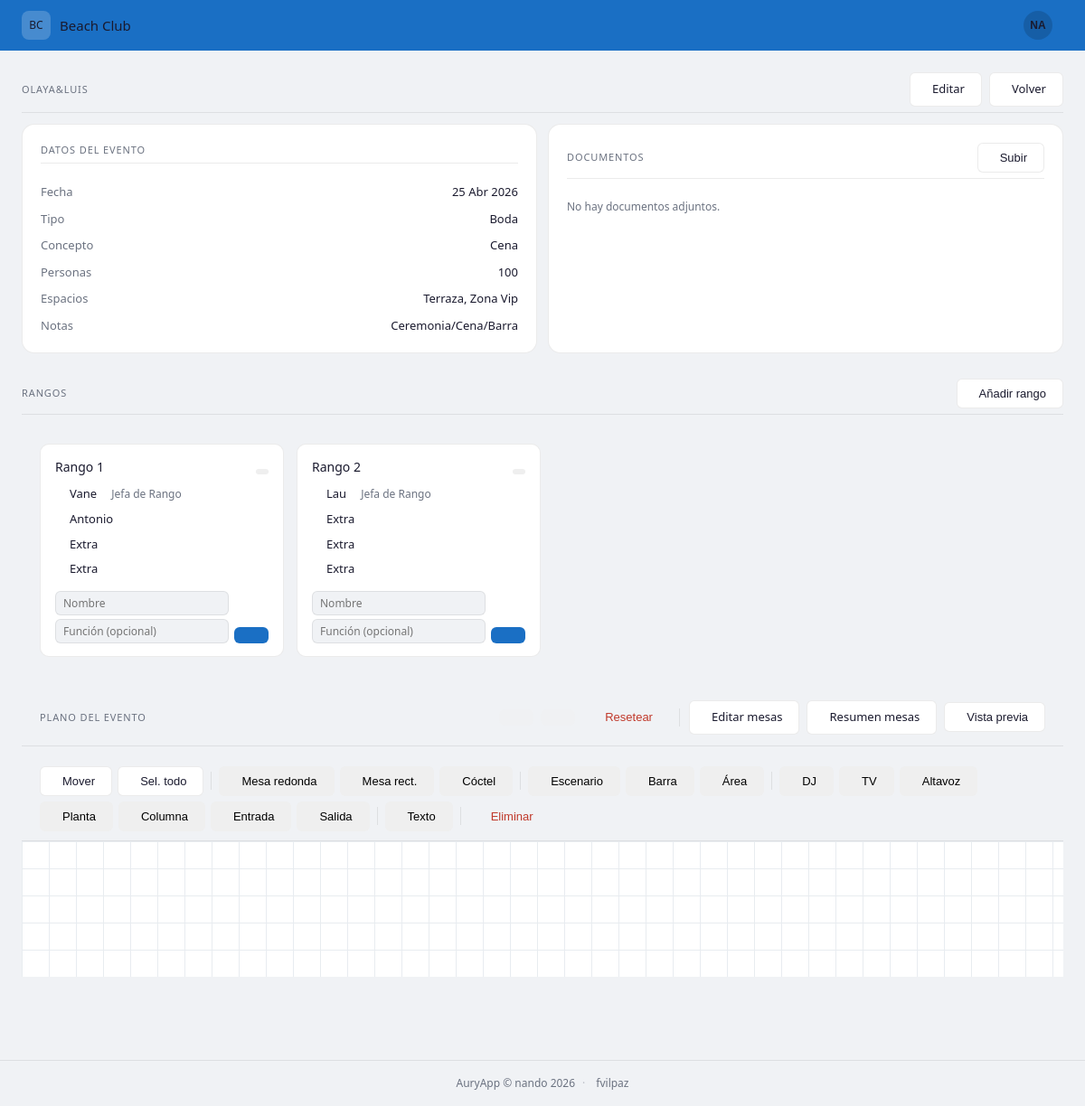
Screenshot of /eventos/4/ (signed in) with the database file from the repository.
### core/models.py (models this page shows, shortened)
class Evento(models.Model):
    TIPO_CHOICES = [
        ('boda', 'Boda'),
        ('graduacion', 'Graduación'),
        ('comunion', 'Comunión'),
        ('gala', 'Gala'),
        ('preboda', 'Preboda'),
        ('otro', 'Otro'),
    ]
    CONCEPTO_CHOICES = [
        ('cena', 'Cena'),
        ('comida', 'Comida'),
        ('almuerzo', 'Almuerzo'),
        ('barbacoa', 'Barbacoa'),
        ('cocktail', 'Cocktail'),
        ('barra', 'Barra'),
        ('ceremonia', 'Ceremonia'),
        ('otro', 'Otro'),
    ]
    cliente = models.CharField(max_length=200)
    tipo = models.CharField(max_length=20, choices=TIPO_CHOICES)
    fecha = models.DateField()
    espacios = models.ManyToManyField(Espacio, related_name='eventos')
    concepto = models.CharField(max_length=20, choices=CONCEPTO_CHOICES)
    personas = models.PositiveIntegerField()
    notas = models.TextField(blank=True)
    plano_json = models.TextField(blank=True, default='')
    created_at = models.DateTimeField(auto_now_add=True)
    class Meta:
        verbose_name = 'Evento'
        verbose_name_plural = 'Eventos'
        ordering = ['fecha']

class Espacio(models.Model):
    nombre = models.CharField(max_length=100)
    descripcion = models.TextField(blank=True)
    activo = models.BooleanField(default=True)
    class Meta:
        verbose_name = 'Espacio'
        verbose_name_plural = 'Espacios'
        ordering = ['nombre']

class EventoRango(models.Model):
    evento = models.ForeignKey(Evento, on_delete=models.CASCADE, related_name='rangos')
    nombre = models.CharField(max_length=100)
    orden = models.PositiveSmallIntegerField(default=0)
    class Meta:
        ordering = ['orden', 'id']

class EventoCamarero(models.Model):
    rango = models.ForeignKey(EventoRango, on_delete=models.CASCADE, related_name='camareros')
    nombre = models.CharField(max_length=100)
    funcion = models.CharField(max_length=100, blank=True)
    class Meta:
        ordering = ['id']

### core/views.py (the view)
# urls.py: path('eventos/<int:pk>/', views.detalle_evento, name='detalle_evento'),
def detalle_evento(request, pk):
    evento = get_object_or_404(Evento, pk=pk)
    documentos = evento.documentos.all()
    rangos = evento.rangos.all()
    return render(request, 'core/detalle_evento.html', {
        'evento': evento,
        'documentos': documentos,
        'rangos': rangos,
        'plano_data': _json.loads(evento.plano_json) if evento.plano_json else {},
    })

### core/templates/core/detalle_evento.html (shortened to what this page needs)
{% extends 'core/base.html' %}
{% load static %}
{% block content %}
<div class="bc-section">
  <div class="bc-section-header">
    <span class="bc-section-header-title">{{ evento.cliente }}</span>
    <div class="bc-flex bc-gap-8">
      <a href="{% url 'editar_evento' evento.pk %}" class="bc-btn bc-btn-secondary">
         Editar
      </a>
      <a href="{% url 'lista_eventos' %}" class="bc-btn bc-btn-secondary">
         Volver
      </a>
    </div>
  </div>
  <div class="bc-card-grid bc-grid-2">
    <div class="bc-card">
      <div class="bc-section-header bc-w-full bc-mb-16">
        <span class="bc-section-header-title">Datos del evento</span>
      </div>
      <div class="bc-data-list">
        <div class="bc-data-row">
          <span class="bc-text-muted">Fecha</span>
          <span>{{ evento.fecha|date:"d M Y" }}</span>
        </div>
        <div class="bc-data-row">
          <span class="bc-text-muted">Tipo</span>
          <span>{{ evento.get_tipo_display }}</span>
        </div>
        <div class="bc-data-row">
          <span class="bc-text-muted">Concepto</span>
          <span>{{ evento.get_concepto_display }}</span>
        </div>
        <div class="bc-data-row">
          <span class="bc-text-muted">Personas</span>
          <span>{{ evento.personas }}</span>
        </div>
        <div class="bc-data-row">
          <span class="bc-text-muted">Espacios</span>
          <span>{% for e in evento.espacios.all %}{{ e.nombre }}{% if not forloop.last %}, {% endif %}{% endfor %}</span>
        </div>
        {% if evento.notas %}
        <div class="bc-data-row">
          <span class="bc-text-muted">Notas</span>
          <span>{{ evento.notas }}</span>
        </div>
        {% endif %}
      </div>
    </div>
    <div class="bc-card">
      <div class="bc-section-header bc-w-full bc-mb-16">
        <span class="bc-section-header-title">Documentos</span>
        <button class="bc-btn bc-btn-secondary bc-btn-sm" id="btn-subir-doc">
           Subir
        </button>
      </div>
      {% if documentos %}
      <div class="bc-doc-list">
        {% for doc in documentos %}
        <div class="bc-doc-item">
          <div class="bc-doc-icon">
            {% with ext=doc.extension %}
            {% if ext == '.pdf' %}<i class="ti ti-file-type-pdf"></i>
            {% elif ext == '.xlsx' or ext == '.xls' %}<i class="ti ti-file-type-xls"></i>
            {% elif ext == '.docx' or ext == '.doc' %}<i class="ti ti-file-type-doc"></i>
            {% else %}<i class="ti ti-file"></i>
            {% endif %}
            {% endwith %}
          </div>
          <div class="bc-doc-info">
            <a href="{{ doc.archivo.url }}" target="_blank" class="bc-doc-nombre">{{ doc.nombre }}</a>
            <span class="bc-text-muted bc-text-xs">{{ doc.subido|date:"d M Y" }}</span>
          </div>
          <div class="bc-doc-actions">
            <a href="{{ doc.archivo.url }}" download class="bc-btn bc-btn-sm" title="Descargar">
              <i class="ti ti-download"></i>
            </a>
            <form method="post" action="{% url 'eliminar_documento' doc.pk %}"
                  onsubmit="return confirm('¿Eliminar {{ doc.nombre }}?')">
              {% csrf_token %}
              <button type="submit" class="bc-btn bc-btn-sm bc-btn-danger-ghost" title="Eliminar">
                <i class="ti ti-trash"></i>
              </button>
            </form>
          </div>
        </div>
        {% endfor %}
      </div>
      {% else %}
      <p class="bc-text-muted bc-text-sm">No hay documentos adjuntos.</p>
      {% endif %}
    </div>
  </div>
</div>
<div class="bc-section">
  <div class="bc-section-header">
    <span class="bc-section-header-title">Rangos</span>
    <button class="bc-btn bc-btn-secondary bc-btn-sm" id="btn-nuevo-rango">
       Añadir rango
    </button>
  </div>
  {% if rangos %}
  <div class="bc-section-body">
    <div class="bc-rangos-grid">
      {% for r in rangos %}
      <div class="bc-rango-card">
        <div class="bc-rango-header">
          <span class="bc-font-medium">{{ r.nombre }}</span>
          <form method="post" action="{% url 'eliminar_rango' r.pk %}" class="bc-inline">
            <button type="submit" class="bc-btn bc-btn-xs bc-btn-sm" title="Eliminar rango"
                    onclick="return confirm('¿Eliminar el rango {{ r.nombre }}?')">
            </button>
          </form>
        </div>
        <ul class="bc-camarero-list">
          {% for c in r.camareros.all %}
          <li class="bc-camarero-item" id="cam-item-{{ c.pk }}">
            <div class="bc-camarero-vista" id="cam-vista-{{ c.pk }}">
              <span>{{ c.nombre }}</span>
              {% if c.funcion %}<span class="bc-camarero-funcion">{{ c.funcion }}</span>{% endif %}
            </div>
          </li>
          {% endfor %}
        </ul>
        <form method="post" action="{% url 'nuevo_camarero' r.pk %}" class="bc-camarero-add">
          <div class="bc-flex-col bc-gap-4 bc-flex-1">
            <input type="text" name="nombre" placeholder="Nombre" class="bc-camarero-input" required>
            <input type="text" name="funcion" placeholder="Función (opcional)" class="bc-camarero-input">
          </div>
          <button type="submit" class="bc-btn bc-btn-sm bc-btn-primary bc-self-end">
          </button>
        </form>
      </div>
      {% endfor %}
    </div>
  </div>
  {% else %}
  <div class="bc-section-body">
    <p class="bc-text-muted bc-text-sm">Sin rangos definidos. Añade rangos para asignarlos a las mesas del plano.</p>
  </div>
  {% endif %}
</div>
<div class="bc-section bc-plano-section">
  <div class="bc-section-header">
    <span class="bc-section-header-title">Plano del evento</span>
    <div class="bc-flex bc-gap-8 bc-flex-center">
      <button class="bc-btn bc-btn-sm" id="btn-undo" title="Deshacer (Ctrl+Z)" disabled></button>
      <button class="bc-btn bc-btn-sm" id="btn-redo" title="Rehacer (Ctrl+Y)" disabled></button>
      <button class="bc-btn bc-btn-sm bc-btn-danger-ghost" id="btn-reset" title="Borrar todo">
         Resetear
      </button>
      <a href="{% url 'editar_mesas' evento.pk %}" id="btn-editar-mesas" class="bc-btn bc-btn-secondary bc-btn-sm">
         Editar mesas
      </a>
      <a href="{% url 'resumen_mesas' evento.pk %}" id="btn-resumen-mesas" class="bc-btn bc-btn-secondary bc-btn-sm">
         Resumen mesas
      </a>
      <button class="bc-btn bc-btn-secondary bc-btn-sm" id="btn-preview-plano">
         Vista previa
      </button>
    </div>
  </div>
  <div class="bc-plano-toolbar">
    <button class="bc-btn bc-btn-sm bc-btn-secondary" id="btn-modo-mover" title="Activar modo mover">
       Mover
    </button>
    <button class="bc-btn bc-btn-sm bc-btn-secondary" id="btn-sel-todo" title="Seleccionar todo (Ctrl+A)">
       Sel. todo
    </button>
    <button class="bc-btn bc-btn-sm" data-add="mesa-redonda"> Mesa redonda</button>
    <button class="bc-btn bc-btn-sm" data-add="mesa-rect"> Mesa rect.</button>
    <button class="bc-btn bc-btn-sm" data-add="coctel"> Cóctel</button>
    <button class="bc-btn bc-btn-sm" data-add="escenario"> Escenario</button>
    <button class="bc-btn bc-btn-sm" data-add="barra"> Barra</button>
    <button class="bc-btn bc-btn-sm" data-add="zona"> Área</button>
    <button class="bc-btn bc-btn-sm" data-add="dj"> DJ</button>
    <button class="bc-btn bc-btn-sm" data-add="tv"> TV</button>
    <button class="bc-btn bc-btn-sm" data-add="altavoz"> Altavoz</button>
    <button class="bc-btn bc-btn-sm" data-add="planta"> Planta</button>
    <button class="bc-btn bc-btn-sm" data-add="columna"> Columna</button>
    <button class="bc-btn bc-btn-sm" data-add="entrada"> Entrada</button>
    <button class="bc-btn bc-btn-sm" data-add="salida"> Salida</button>
    <button class="bc-btn bc-btn-sm" data-add="texto"> Texto</button>
    <button class="bc-btn bc-btn-sm bc-btn-danger-ghost" id="btn-eliminar-elemento">
       Eliminar
    </button>
  </div>
  <div class="bc-plano-main">
    <div class="bc-plano-wrap" id="plano-wrap">
      <canvas id="plano-canvas"></canvas>
    </div>
  </div>
</div>
{% endblock %}

### core/templates/core/base.html (shortened to what this page needs)
{% load static %}
<!DOCTYPE html>
<html lang="es">
<head>
  <link rel="stylesheet" href="https://cdn.jsdelivr.net/npm/@tabler/icons-webfont@2.47.0/tabler-icons.min.css">
  <link rel="stylesheet" href="{% static 'css/main.css' %}">
</head>
<body>
  <nav class="bc-navbar">
    <a href="/" class="bc-navbar-brand">
      <div class="bc-navbar-avatar">BC</div>
      Beach Club
    </a>
    <div class="bc-user-menu" id="bc-user-menu">
      <button class="bc-user-menu-btn" id="bc-user-menu-btn" type="button">
        <div class="bc-navbar-user">
          {% if request.user.first_name %}{{ request.user.first_name|slice:":1"|upper }}{{ request.user.last_name|slice:":1"|upper }}{% else %}{{ request.user.username|slice:":2"|upper }}{% endif %}
        </div>
      </button>
    </div>
  </nav>
  <main class="bc-page">
    {% block content %}{% endblock %}
  </main>
  <footer class="bc-footer">
    <span>AuryApp &copy; {{ request.user.username|default:"" }} 2026</span>
    <span class="bc-footer-sep">·</span>
    <a href="https://github.com/fvilpaz" target="_blank" rel="noopener" class="bc-footer-link">
       fvilpaz
    </a>
  </footer>
</body>
</html>

### rows the page displays
Evento: cliente "OLAYA&LUIS", fecha "25 Abr 2026", tipo "Boda", concepto "Cena", personas "100", notas "Ceremonia/Cena/Barra"
Espacio: nombre "Terraza"
Espacio: nombre "Zona Vip"
EventoRango: nombre "Rango 1"
EventoCamarero: nombre "Vane", funcion "Jefa de Rango"
EventoCamarero: nombre "Antonio"
EventoCamarero: nombre "Extra"
EventoCamarero: nombre "Extra"
EventoRango: nombre "Rango 2"
EventoCamarero: nombre "Lau", funcion "Jefa de Rango"
EventoCamarero: nombre "Extra"
EventoCamarero: nombre "Extra"
EventoCamarero: nombre "Extra"

### other values shown
{{ request.user.username|slice:":2"|upper }} "NA"
{{ request.user.username|default:"" }} "nando"
